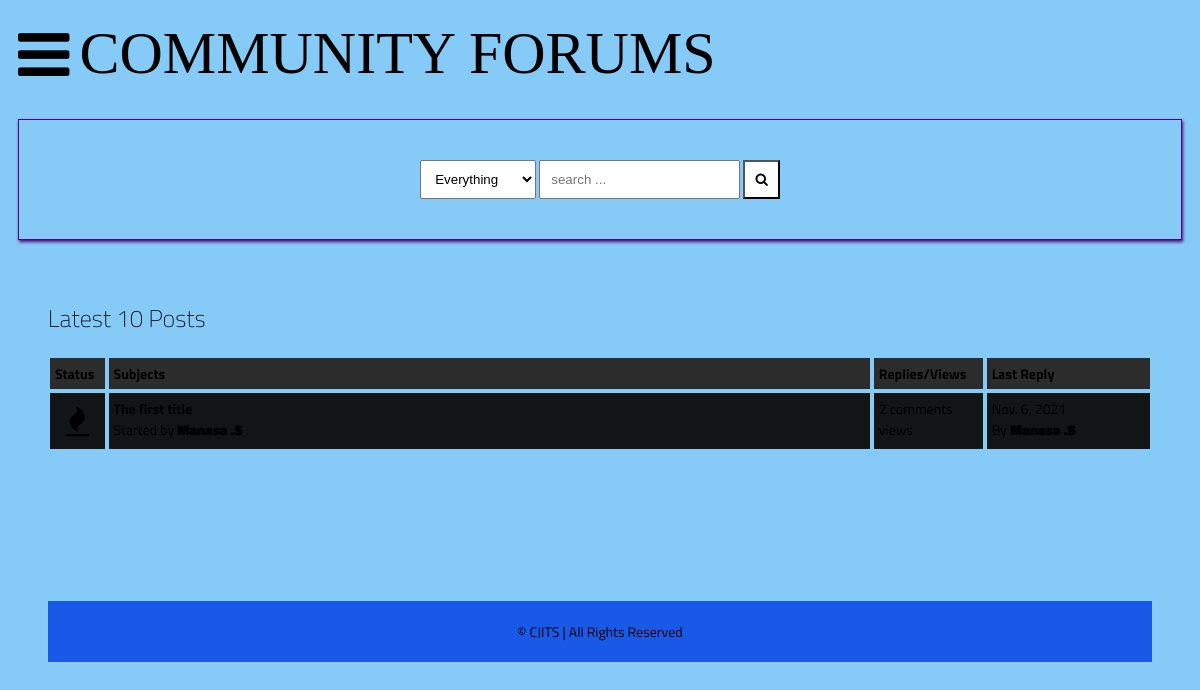
Page /latest_posts on the committed database.
### main/models.py (models this page shows, shortened)
class Post(models.Model):
    title = models.CharField(max_length=400)
    slug = models.SlugField(max_length=400, unique=True, blank=True)
    user = models.ForeignKey(Author, on_delete=models.CASCADE)
    content = HTMLField()
    categories = models.ManyToManyField(Category)
    date = models.DateTimeField(auto_now_add=True)
    approved = models.BooleanField(default=False)
    hit_count_generic = GenericRelation(HitCount, object_id_field='object_pk',
        related_query_name='hit_count_generic_relation'
    )
    tags = TaggableManager()
    comments = models.ManyToManyField(Comment, blank=True)
    closed = models.BooleanField(default=False)
    state = models.CharField(max_length=40, default="zero")
    def get_url(self):
        return reverse("detail", kwargs={
            "slug":self.slug
        })
    @property
    def num_comments(self):
        return self.comments.count()
    @property
    def last_reply(self):
        return self.comments.latest("date")

class Author(models.Model):
    user = models.ForeignKey(User, on_delete=models.CASCADE)
    fullname = models.CharField(max_length=40, blank=True)
    slug = slug = models.SlugField(max_length=400, unique=True, blank=True)
    bio = HTMLField()
    points = models.IntegerField(default=0)
    profile_pic = ResizedImageField(size=[50, 80], quality=100, upload_to="authors", default=None, null=True, blank=True)

class Comment(models.Model):
    user = models.ForeignKey(Author, on_delete=models.CASCADE)
    content = models.TextField()
    date = models.DateTimeField(auto_now_add=True)
    replies = models.ManyToManyField(Reply, blank=True)

### main/views.py (the view)
# urls.py: path("latest_posts", latest_posts, name="latest_posts"),
def latest_posts(request):
    posts = Post.objects.all().filter(approved=True)[:10]
    context = {
        "posts":posts,
        "title": "OZONE: Latest 10 Posts"
    }
    return render(request, "latest-posts.html", context)

### main/context_processors.py (called while the page is built, shortened)
def searchFunction(request):
    search_context = {}
    posts = Post.objects.all()
    return search_context

### templates/latest-posts.html
{% extends 'base.html' %}
{% load hitcount_tags %}
{% block content %}
    <div class="container">
        <div class="navigate">
            <span>Latest 10 Posts</span>
        </div>
        <div class="posts-table">
            <div class="table-head">
                <div class="status">Status</div>
                <div class="subjects">Subjects</div>
                <div class="replies">Replies/Views</div>
                <div class="last-reply">Last Reply</div>
            </div>
            {% for post in posts %}
            <div class="table-row">
                <div class="status"><i class="fa fa-fire"></i></div>
                <div class="subjects">
                    <a href="{{post.get_url}}">{{post.title}}</a>
                    <br>
                    <span>Started by <b><a href="">{{post.user.fullname|title}}</a></b> .</span>
                </div>
                <div class="replies">
                    {{post.num_comments}} comments <br> {% get_hit_count for post %} views
                </div>
                <div class="last-reply">
                    {{post.last_reply.date|date}}
                    <br>By <b><a href="">{{post.last_reply.user.fullname|title}}</a></b>
                </div>
            </div>
            {% endfor %}
        </div>
    {% endblock content %}

### static/style.css (style rules this page uses)
* { box-sizing: border-box; }
html { font-size: 14px; font-family: 'Titillium Web', sans-serif; background-color:rgb(134, 202, 248); color:#000000; }
a { color: #000000; font-weight: bolder; text-decoration: none; }
.container { margin: 20px; padding: 20px; }
.table-head { display: flex; }
.table-head div { padding: 5px; margin: 2px; background-color: #2C2C2C; font-weight: bold; }
.table-head .status { flex: 5%; }
.table-head .subjects { flex: 70%; }
.table-head .replies { flex: 10%; }
.table-head .last-reply { flex: 15%; }
.table-row { display: flex; }
.table-row .status, .table-row .subjects, .table-row .replies, .table-row .last-reply { padding: 5px; margin: 2px; background-color: #131415; }
.table-row .status { flex: 5%; font-size: 30px; text-align: center; }
.table-row .subjects { flex: 70%; }
.table-row .replies { flex: 10%; }
.table-row .last-reply { flex: 15%; }
.navigate { margin-block: 20px; font-weight: lighter; font-size: 24px; }

### rows in the picture
Post: title "The first title", user.fullname "Manasa .S", num_comments "2", last_reply "Nov. 6, 2021", last_reply.user.fullname "Manasa .S"
